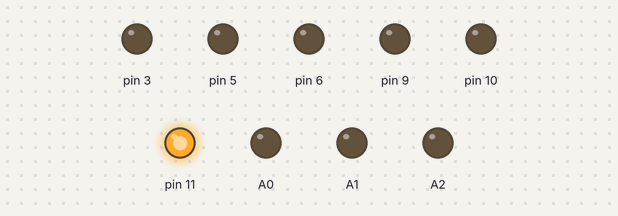
This sketch was run on a simulated Arduino Uno, built with avr-gcc and run on an emulated ATmega328P. Shown: output pins drawn as LEDs (lit = HIGH).

Above: at 0.5 s.
At 2.5 s:
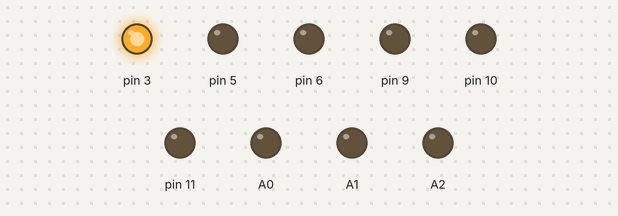
At 4.5 s:
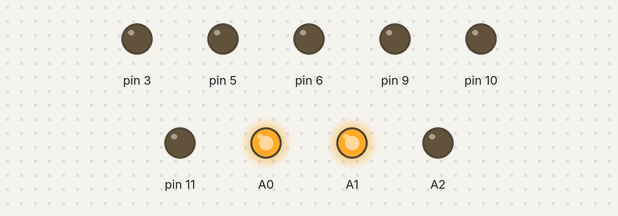
At 5.5 s:
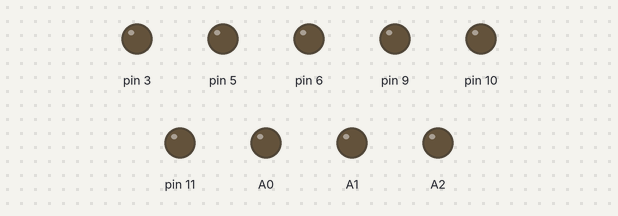
Timing chart, 0 to 7.8 s (numbered marks = the images above):
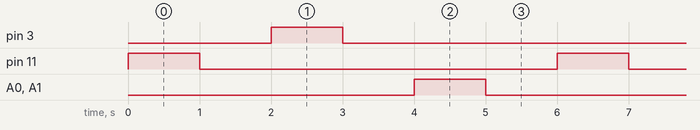

Measured:
- by itself, pin 3, pin 11, A0, A1: alternates HIGH for 1.0 s and LOW for 5.0 s
- by itself, everything shown: repeats every 6.0 s, in 6 steps

The sketch:

RGB_LED.ino
```cpp
void setup() {
  pinMode(11, OUTPUT);
  pinMode(10, OUTPUT);
  pinMode(9, OUTPUT);
  pinMode(6, OUTPUT);
  pinMode(5, OUTPUT);
  pinMode(3, OUTPUT);
  pinMode(A0, OUTPUT);
  pinMode(A1, OUTPUT);
  pinMode(A2, OUTPUT);
}

void loop() {
  digitalWrite(11, HIGH);
  digitalWrite(10, LOW);
  digitalWrite(9, LOW);
  delay(1000); // Wait for 1000 millisecond(s)

  digitalWrite(11, LOW);
  digitalWrite(10, LOW);
  digitalWrite(9, LOW);
  delay(1000); // Wait for 1000 millisecond(s)

  digitalWrite(6, LOW);
  digitalWrite(5, LOW);
  digitalWrite(3, HIGH);
  delay(1000); // Wait for 1000 millisecond(s)

  digitalWrite(6, LOW);
  digitalWrite(5, LOW);
  digitalWrite(3, LOW);
  delay(1000); // Wait for 1000 millisecond(s)

  digitalWrite(A0, HIGH);
  digitalWrite(A1, HIGH);
  digitalWrite(A2, LOW);
  delay(1000); // Wait for 1000 millisecond(s)

  digitalWrite(A0, LOW);
  digitalWrite(A1, LOW);
  digitalWrite(A2, LOW);
  delay(1000); // Wait for 1000 millisecond(s)


}
```
